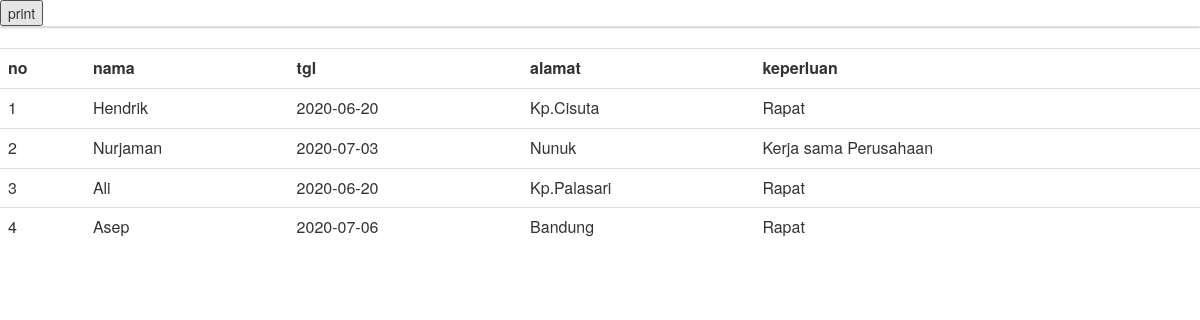
/buku_tamu/home/rekap.php, run on the app's committed database.
### tables this page shows
CREATE TABLE IF NOT EXISTS `tamu` (
  `no` int(11) NOT NULL AUTO_INCREMENT,
  `nama` varchar(50) NOT NULL,
  `tgl` date NOT NULL,
  `alamat` varchar(50) NOT NULL,
  `keperluan` varchar(100) NOT NULL,
  PRIMARY KEY (`no`)
);

### buku_tamu/home/rekap.php (the view, shortened to what this page needs)
<input type="button" name="" onclick="printDiv('print')" value="print">
<fieldset id="print">
<head>
    <link href="css/bootstrap.min.css" rel="stylesheet">
<link rel="stylesheet" type="text/css" href="style.css">
</head>
<html lang="en">
  <head>
    <link href="css/bootstrap.min.css" rel="stylesheet">
  </head>
  <div class="panel panel-default">
  </div>
  <table class="table">
<tr>
<th>no</th>
<th>nama</th>
<th>tgl</th>
<th>alamat</th>
<th>keperluan</th>
</tr>
<?php
include "koneksi.php";
$tampil= $konek -> query("select * from tamu order by no");
while ($a= $tampil -> fetch_array()) {
@$no++;
echo "<tr>
		<td>$no</td>
		<td>$a[nama]</td>
		<td>$a[tgl]</td>
		<td>$a[alamat]</td>
    <td>$a[keperluan]</td>
		";
		}
?>
</tr>
</table>

### data on the page
tamu: nama "Hendrik", tgl "2020-06-20", alamat "Kp.Cisuta", keperluan "Rapat"
tamu: nama "Nurjaman", tgl "2020-07-03", alamat "Nunuk", keperluan "Kerja sama Perusahaan"
tamu: nama "Ali", tgl "2020-06-20", alamat "Kp.Palasari", keperluan "Rapat"
tamu: nama "Asep", tgl "2020-07-06", alamat "Bandung", keperluan "Rapat"
